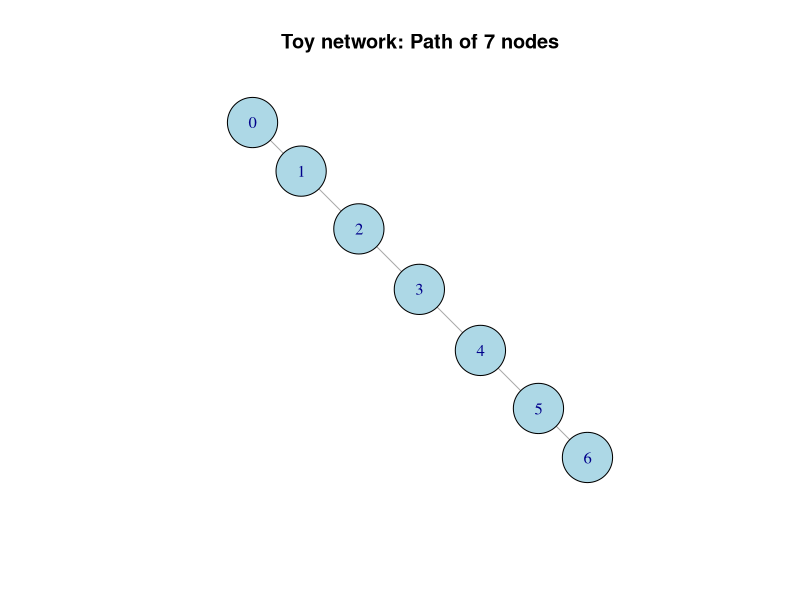
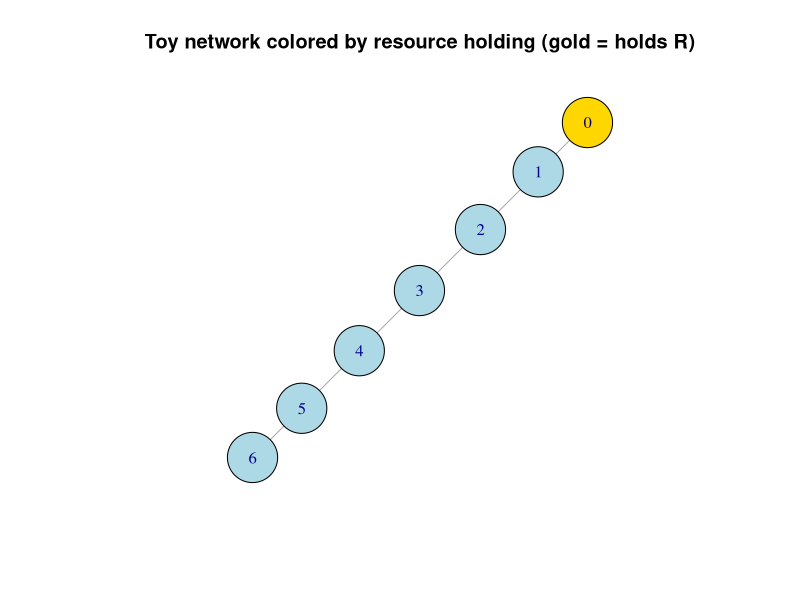
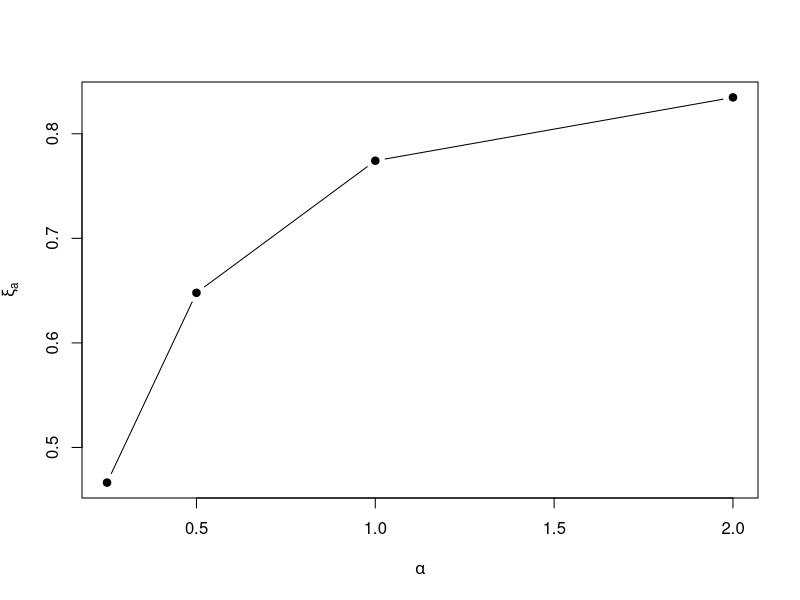
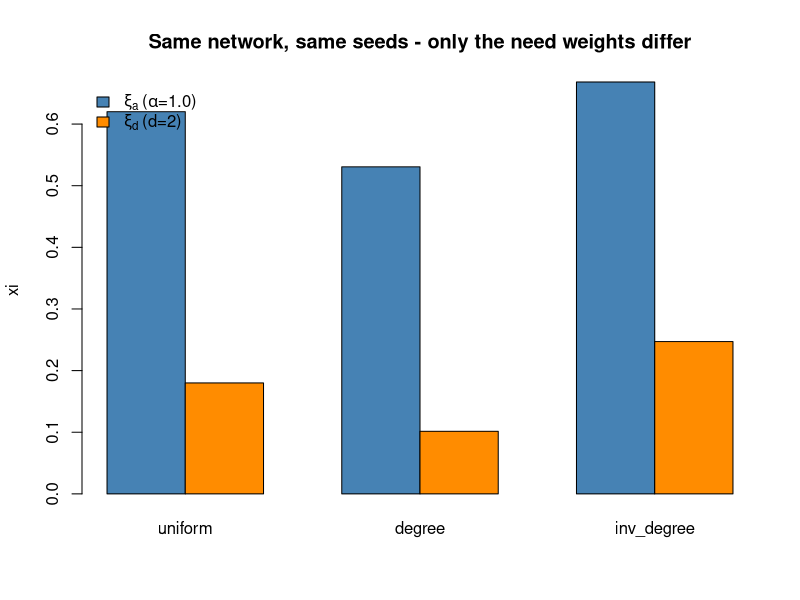

Here is the R script that generated these plots, in order:
## ---- chunk 1
knitr::opts_chunk$set(echo = TRUE, fig.width = 6, fig.height = 4)
## ---- chunk 2
library(igraph)
## ---- chunk 3
node_keys <- function(G) {
  if (is.null(V(G)$name)) as.character(seq_len(vcount(G))) else as.character(V(G)$name)
}

xi_a <- function(G, R, w = NULL, alpha = 1.0, normalize_A = TRUE) {
  nodes <- node_keys(G)
  if (length(nodes) == 0L) return(list(xi = 1, A = setNames(numeric(0), character(0))))

  if (is.null(w)) w <- setNames(rep(1, length(nodes)), nodes)

  D <- distances(G, weights = NA)          # hop counts; Inf if unreachable
  K <- exp(-alpha * D)
  K[!is.finite(D)] <- 0                    # unreachable contributes nothing

  r <- setNames(rep(0, length(nodes)), nodes)
  shared <- intersect(names(R), nodes)
  r[shared] <- R[shared]

  A <- setNames(as.vector(K %*% r), nodes)
  if (normalize_A) A <- pmin(A, 1)

  total_weight <- sum(w)
  if (total_weight == 0) return(list(xi = 1, A = A))

  xi <- sum(w[nodes] * (1 - A)) / total_weight
  list(xi = xi, A = A)
}

xi_d <- function(G, R, w = NULL, d = NULL) {
  nodes <- node_keys(G)
  if (length(nodes) == 0L) return(list(xi = 1, A = setNames(numeric(0), character(0))))

  if (is.null(w)) w <- setNames(rep(1, length(nodes)), nodes)

  total_weight <- sum(w)
  if (total_weight == 0) return(list(xi = 1, A = setNames(numeric(0), character(0))))

  holders <- intersect(names(R)[R > 0], nodes)
  if (is.null(d)) d <- Inf

  A <- setNames(rep(0, length(nodes)), nodes)
  if (length(holders) > 0L) {
    D <- distances(G, v = match(holders, nodes), weights = NA)
    A[apply(is.finite(D) & D <= d, 2, any)] <- 1
  }

  xi <- sum(w[nodes] * (1 - A)) / total_weight
  list(xi = xi, A = A)
}
## ---- chunk 4
G <- make_ring(7, circular = FALSE)   # a path: 0-1-2-3-4-5-6
V(G)$name <- as.character(0:6)

adj <- as_adjacency_matrix(G, sparse = FALSE)

plot(G, vertex.color = "lightblue", vertex.size = 30,
     main = "Toy network: Path of 7 nodes")

cat("Adjacency matrix (G):\n")
print(adj)
## ---- chunk 5
nodes <- node_keys(G)

R <- setNames(as.numeric(nodes == "0"), nodes)
w <- setNames(rep(1, length(nodes)), nodes)

print(R)
## ---- chunk 6
set.seed(0)
plot(G,
     vertex.color = ifelse(R > 0, "gold", "lightblue"),
     vertex.size = 30,
     layout = layout_with_fr(G),
     main = "Toy network colored by resource holding (gold = holds R)")
## ---- chunk 7
res_a <- xi_a(G, R, w = w, alpha = 1.0)
res_d <- xi_d(G, R, w = w, d = 2)

cat(sprintf("$\\xi_a$ ($\\alpha$=1.0) = %.3f\n\n", res_a$xi))
cat(sprintf("$\\xi_d$ ($d$=2) = %.3f\n\n", res_d$xi))

cat("Per-node access under $\\xi_a$ (A):\n\n")
cat(sprintf("- node %s: A=%.3f\n", names(res_a$A), res_a$A), sep = "")

cat("\nPer-node access under $\\xi_d$ (A):\n\n")
cat(sprintf("- node %s: A=%.3f\n", names(res_d$A), res_d$A), sep = "")
## ---- chunk 8
alphas  <- c(0.25, 0.5, 1.0, 2.0)
cutoffs <- list(1, 2, 3, NULL)

xi_a_by_alpha  <- sapply(alphas,  function(a) xi_a(G, R, w = w, alpha = a)$xi)
xi_d_by_cutoff <- sapply(cutoffs, function(k) xi_d(G, R, w = w, d = k)$xi)

cat("xi_a by alpha:\n")
cat(sprintf("  alpha=%-5s -> xi_a=%.3f\n", alphas, xi_a_by_alpha), sep = "")

cat("\nxi_d by cutoff:\n")
cat(sprintf("  cutoff=%-5s -> xi_d=%.3f\n",
            sapply(cutoffs, function(k) if (is.null(k)) "NULL" else as.character(k)),
            xi_d_by_cutoff), sep = "")
## ---- chunk 9
plot(alphas, xi_a_by_alpha, type = "b", pch = 19,
     xlab = expression(alpha), ylab = expression(xi[a]))
## ---- chunk 10
idx <- as.integer(nodes)   # "0".."6" back to 0..6 for the comparisons below

w_uniform <- setNames(rep(1, length(nodes)), nodes)                   # equality baseline
w_near    <- setNames(ifelse(idx <= 2, 3, 1), nodes)                  # need near the holder
w_far     <- setNames(ifelse(idx >= 4, 3, 1), nodes)                  # need at the far end

schemes <- list(uniform = w_uniform, near = w_near, far = w_far)

cat(sprintf("%-10s %8s %8s\n", "weights", "xi_a", "xi_d"))
for (nm in names(schemes)) {
  a <- xi_a(G, R, w = schemes[[nm]], alpha = 1.0)$xi
  d <- xi_d(G, R, w = schemes[[nm]], d = 2)$xi
  cat(sprintf("%-10s %8.3f %8.3f\n", nm, a, d))
}

# Only the *relative* weights matter: scaling every weight by 100 changes nothing.
w_near_scaled <- w_near * 100
cat("\nw_near rescaled x100 -> xi_a =",
    round(xi_a(G, R, w = w_near_scaled, alpha = 1.0)$xi, 3), "\n")
## ---- chunk 11
set.seed(7)
SF <- sample_pa(100, m = 2, directed = FALSE)
V(SF)$name <- as.character(seq_len(vcount(SF)))

sf_nodes <- node_keys(SF)
deg <- degree(SF)

# Seed the 3% highest-degree nodes, as a degree-targeted intervention would.
k <- max(1, round(0.03 * vcount(SF)))
seeds <- names(sort(deg, decreasing = TRUE))[seq_len(k)]
R_sf <- setNames(as.numeric(sf_nodes %in% seeds), sf_nodes)

cat(sprintf("nodes: %d, degree range: %d-%d\n", vcount(SF), min(deg), max(deg)))
cat(sprintf("seeded %d nodes: %s (degrees %s)\n",
            k, paste(seeds, collapse = ", "), paste(deg[seeds], collapse = ", ")))
## ---- chunk 12
w_sf <- list(
  uniform    = setNames(rep(1, length(sf_nodes)), sf_nodes),  # need unrelated to position
  degree     = setNames(as.numeric(deg), sf_nodes),           # need at the centre
  inv_degree = setNames(1 / as.numeric(deg), sf_nodes)        # need at the periphery
)

xi_a_sf <- sapply(w_sf, function(ws) xi_a(SF, R_sf, w = ws, alpha = 1.0)$xi)
xi_d_sf <- sapply(w_sf, function(ws) xi_d(SF, R_sf, w = ws, d = 2)$xi)

# Coverage depends on G and R alone - it cannot see the weights at all.
A_sf <- xi_d(SF, R_sf, w = w_sf$uniform, d = 2)$A
coverage <- mean(A_sf)
cat(sprintf("coverage within 2 hops: %.0f%% (identical under all three schemes)\n\n",
            100 * coverage))

cat(sprintf("%-13s %8s %8s\n", "need weights", "xi_a", "xi_d"))
cat(sprintf("%-13s %8.3f %8.3f\n", names(w_sf), xi_a_sf, xi_d_sf), sep = "")
## ---- chunk 13
M <- rbind(xi_a_sf, xi_d_sf)
barplot(M, beside = TRUE, names.arg = names(w_sf),
        col = c("steelblue", "darkorange"), ylab = "xi",
        main = "Same network, same seeds - only the need weights differ")
legend("topleft", legend = c(expression(xi[a]~"("*alpha*"=1.0)"), expression(xi[d]~"(d=2)")),
       fill = c("steelblue", "darkorange"), bty = "n")
## ---- chunk 14
missed <- names(A_sf)[A_sf == 0]
cat(sprintf("mean degree, outside 2-hop boundary: %.1f\n", mean(deg[missed])))
cat(sprintf("mean degree, inside 2-hop boundary:  %.1f\n",
            mean(deg[setdiff(names(A_sf), missed)])))

A_cont <- xi_a(SF, R_sf, w = w_sf$uniform, alpha = 1.0)$A
cat(sprintf("mean A (attenuated), degree <= 2: %.2f\n", mean(A_cont[deg <= 2])))
cat(sprintf("mean A (attenuated), degree >= 6: %.2f\n", mean(A_cont[deg >= 6])))
